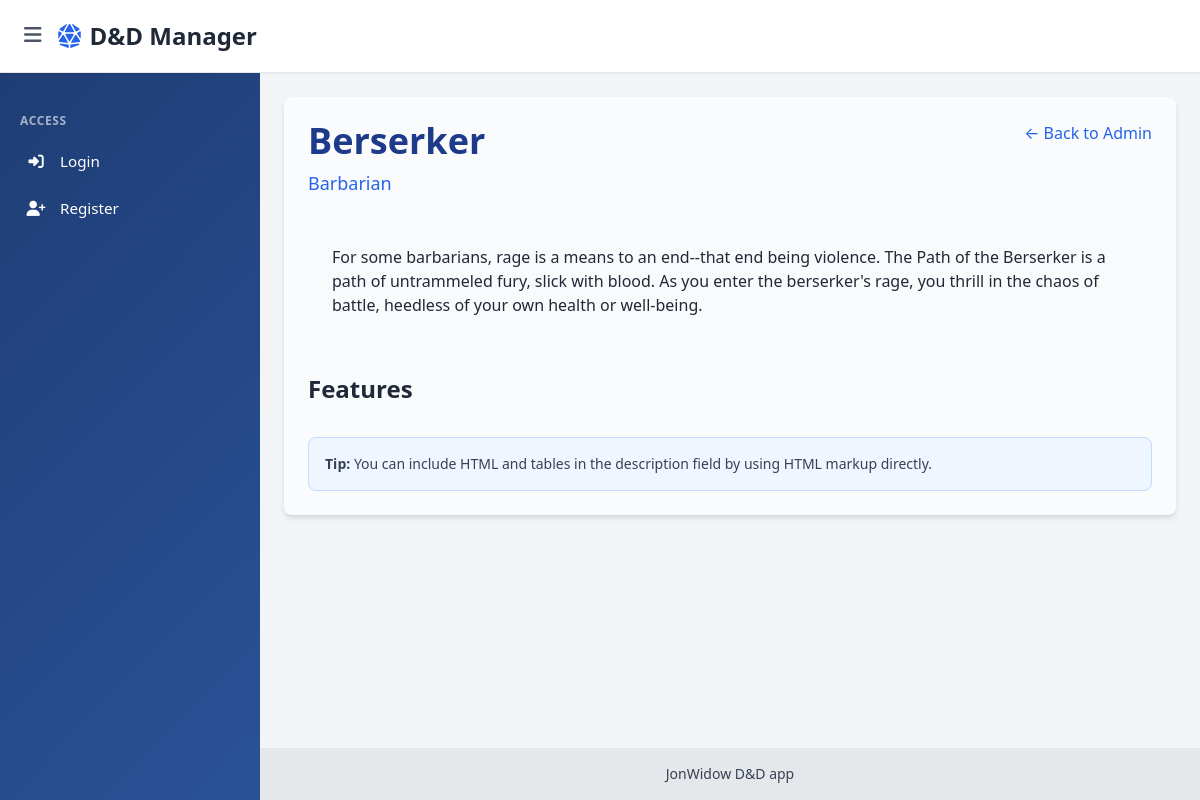
Page /subclass/1 on the committed database.
### app/models/character_struct.py (models this page shows, shortened)
class SubclassModel(db.Model):
    __tablename__ = 'subclasses'
    id = db.Column(db.Integer, primary_key=True)
    name = db.Column(db.String(80), nullable=False)
    description = db.Column(db.Text)
    class_id = db.Column(db.Integer, db.ForeignKey('character_classes.id'), nullable=False)
    character_class = db.relationship(
        'CharacterClassModel',
        backref=db.backref('subclasses', lazy='dynamic', cascade='all, delete-orphan')
    )
    __table_args__ = (
       db.UniqueConstraint('class_id', 'name', name='uq_subclass_per_class'),
    )
    features = db.relationship(
        'SubclassFeature',
        backref='subclass',
        lazy='dynamic',
        cascade='all, delete-orphan'
    )

class CharacterClassModel(db.Model):
    __tablename__ = 'character_classes'
    id = db.Column(db.Integer, primary_key=True)
    name = db.Column(db.String(50), unique=True, nullable=False)
    hit_die = db.Column(db.Integer, nullable=False)
    spellcasting_ability = db.Column(db.String(3))
    prepares_spells = db.Column(db.Boolean, default=False)
    description = db.Column(db.Text)
    subclass_unlock_level = db.Column(db.Integer, default=3)  # Most classes unlock at level 3
    skill_proficiencies = db.Column(db.JSON, default=list)  # e.g., ["Acrobatics", "Athletics"]
    skill_choice_count = db.Column(db.Integer, default=0)  # How many skills to choose from the list
    armor_proficiencies = db.Column(db.JSON, default=list)  # e.g., ["light armor", "medium armor"]
    weapon_proficiencies = db.Column(db.JSON, default=list)  # e.g., ["simple melee weapons"]
    tool_proficiencies = db.Column(db.JSON, default=list)  # e.g., ["musical instruments"]
    saving_throw_proficiencies = db.Column(db.JSON, default=list)  # e.g., ["STR", "CON"]
    spells = db.relationship('Spell', secondary='spell_classes', back_populates='classes')

### app/__init__.py (the view)
@app.route('/subclass/<int:subclass_id>')
def subclass_details(subclass_id: int):
    subclass = SubclassModel.query.get_or_404(subclass_id)
    return render_template('subclass_details.html', subclass=subclass)

### app/templates/subclass_details.html (shortened to what this page needs)
{% extends "base.html" %}
{% block content %}
<div class="max-w-4xl mx-auto shadow-md rounded-lg p-6" style="background-color: #fafbfc;">
    <div class="mb-6">
        <div class="flex justify-between items-start">
            <div>
                <h1 class="text-4xl font-bold text-blue-800 mb-2">{{ subclass.name }}</h1>
                <p class="text-lg text-gray-600">
                    <a href="{{ url_for('show_character_class', class_name=subclass.character_class.name) }}" class="text-blue-600 hover:underline">
                        {{ subclass.character_class.name }}
                    </a>
                </p>
            </div>
            <a href="{{ url_for('admin_subclasses') }}" class="text-blue-600 hover:underline">← Back to Admin</a>
        </div>
    </div>
    <div class="bg-gray-50 rounded-lg p-6 prose prose-sm max-w-none">
        {% if subclass.description %}
            <div class="text-gray-800">
                {{ subclass.description | safe }}
            </div>
        {% else %}
            <p class="text-gray-500 italic">No description provided.</p>
        {% endif %}
    </div>
    {% if subclass.features %}
    <div class="mt-8">
        <h2 class="text-2xl font-bold text-gray-800 mb-4">Features</h2>
    </div>
    {% endif %}
    <div class="mt-8 bg-blue-50 border border-blue-200 rounded-lg p-4">
        <p class="text-sm text-gray-700">
            <strong>Tip:</strong> You can include HTML and tables in the description field by using HTML markup directly.
        </p>
    </div>
</div>
{% endblock %}

### app/templates/base.html (style rules this page uses)
body { background-color: #f8f9fa; }
.text-blue-800 { color: #1E3A8A; }

### rows in the picture
SubclassModel: name "Berserker", description "For some barbarians, rage is a means to an end--that end being violence. The Path of the Berserker is a path of untrammeled fury, slick with blood. As you enter the berserker's rage, you thrill in the chaos of battle, heedless of your own health or well-being."
CharacterClassModel: character_class.name "Barbarian"
